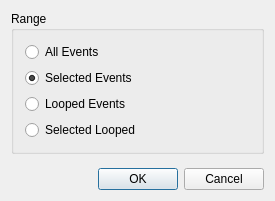
<?xml version="1.0" encoding="UTF-8"?>
<ui version="4.0">
 <class>DelOverlapsBase</class>
 <widget class="QDialog" name="DelOverlapsBase">
  <property name="enabled">
   <bool>true</bool>
  </property>
  <property name="geometry">
   <rect>
    <x>0</x>
    <y>0</y>
    <width>275</width>
    <height>201</height>
   </rect>
  </property>
  <property name="windowTitle">
   <string>MusE: Delete Overlaps</string>
  </property>
  <layout class="QVBoxLayout" name="verticalLayout_2">
   <property name="spacing">
    <number>6</number>
   </property>
   <property name="margin">
    <number>11</number>
   </property>
   <item>
    <widget class="QGroupBox" name="rangeBox">
     <property name="title">
      <string>Range</string>
     </property>
     <layout class="QVBoxLayout" name="verticalLayout">
      <property name="spacing">
       <number>6</number>
      </property>
      <property name="margin">
       <number>11</number>
      </property>
      <item>
       <widget class="QRadioButton" name="all_events_button">
        <property name="text">
         <string>All Events</string>
        </property>
       </widget>
      </item>
      <item>
       <widget class="QRadioButton" name="selected_events_button">
        <property name="text">
         <string>Selected Events</string>
        </property>
        <property name="checked">
         <bool>true</bool>
        </property>
       </widget>
      </item>
      <item>
       <widget class="QRadioButton" name="looped_events_button">
        <property name="text">
         <string>Looped Events</string>
        </property>
       </widget>
      </item>
      <item>
       <widget class="QRadioButton" name="selected_looped_button">
        <property name="text">
         <string>Selected Looped</string>
        </property>
       </widget>
      </item>
     </layout>
    </widget>
   </item>
   <item>
    <spacer name="verticalSpacer">
     <property name="orientation">
      <enum>Qt::Vertical</enum>
     </property>
     <property name="sizeHint" stdset="0">
      <size>
       <width>20</width>
       <height>40</height>
      </size>
     </property>
    </spacer>
   </item>
   <item>
    <layout class="QHBoxLayout" name="horizontalLayout">
     <property name="spacing">
      <number>6</number>
     </property>
     <item>
      <spacer name="Spacer1">
       <property name="orientation">
        <enum>Qt::Horizontal</enum>
       </property>
       <property name="sizeType">
        <enum>QSizePolicy::Expanding</enum>
       </property>
       <property name="sizeHint" stdset="0">
        <size>
         <width>20</width>
         <height>20</height>
        </size>
       </property>
      </spacer>
     </item>
     <item>
      <widget class="QPushButton" name="okButton">
       <property name="text">
        <string>OK</string>
       </property>
       <property name="autoDefault">
        <bool>false</bool>
       </property>
       <property name="default">
        <bool>true</bool>
       </property>
      </widget>
     </item>
     <item>
      <widget class="QPushButton" name="cancelButton">
       <property name="text">
        <string>Cancel</string>
       </property>
      </widget>
     </item>
    </layout>
   </item>
  </layout>
 </widget>
 <layoutdefault spacing="6" margin="11"/>
 <resources/>
 <connections>
  <connection>
   <sender>okButton</sender>
   <signal>clicked()</signal>
   <receiver>DelOverlapsBase</receiver>
   <slot>accept()</slot>
   <hints>
    <hint type="sourcelabel">
     <x>20</x>
     <y>20</y>
    </hint>
    <hint type="destinationlabel">
     <x>20</x>
     <y>20</y>
    </hint>
   </hints>
  </connection>
  <connection>
   <sender>cancelButton</sender>
   <signal>clicked()</signal>
   <receiver>DelOverlapsBase</receiver>
   <slot>reject()</slot>
   <hints>
    <hint type="sourcelabel">
     <x>20</x>
     <y>20</y>
    </hint>
    <hint type="destinationlabel">
     <x>20</x>
     <y>20</y>
    </hint>
   </hints>
  </connection>
 </connections>
</ui>
